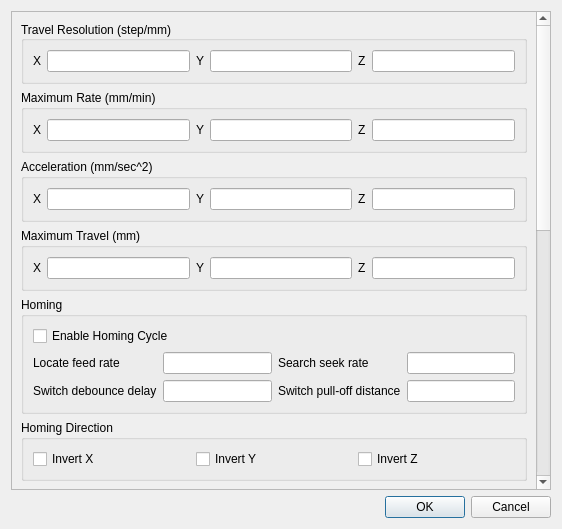
<?xml version="1.0" encoding="UTF-8"?>
<ui version="4.0">
 <class>frmConfig</class>
 <widget class="QDialog" name="frmConfig">
  <property name="geometry">
   <rect>
    <x>0</x>
    <y>0</y>
    <width>562</width>
    <height>529</height>
   </rect>
  </property>
  <property name="windowTitle">
   <string>Board Configuration</string>
  </property>
  <layout class="QVBoxLayout" name="verticalLayout">
   <item>
    <widget class="QScrollArea" name="scrollArea">
     <property name="widgetResizable">
      <bool>true</bool>
     </property>
     <widget class="QWidget" name="scrollAreaWidgetContents">
      <property name="geometry">
       <rect>
        <x>0</x>
        <y>-263</y>
        <width>528</width>
        <height>1141</height>
       </rect>
      </property>
      <layout class="QVBoxLayout" name="verticalLayout_2">
       <item>
        <widget class="GroupBox" name="grpSteps">
         <property name="toolTip">
          <string>Travel resolution in steps per millimeter</string>
         </property>
         <property name="toolTipDuration">
          <number>0</number>
         </property>
         <property name="whatsThis">
          <string/>
         </property>
         <property name="accessibleDescription">
          <string/>
         </property>
         <property name="autoFillBackground">
          <bool>false</bool>
         </property>
         <property name="title">
          <string>Travel Resolution (step/mm)</string>
         </property>
         <property name="alignment">
          <set>Qt::AlignLeading|Qt::AlignLeft|Qt::AlignVCenter</set>
         </property>
         <layout class="QHBoxLayout" name="horizontalLayout_2">
          <item>
           <widget class="QLabel" name="labelXStep">
            <property name="text">
             <string>X</string>
            </property>
           </widget>
          </item>
          <item>
           <widget class="QLineEdit" name="txtXStep"/>
          </item>
          <item>
           <widget class="QLabel" name="labelYStep">
            <property name="text">
             <string>Y</string>
            </property>
           </widget>
          </item>
          <item>
           <widget class="QLineEdit" name="txtYStep"/>
          </item>
          <item>
           <widget class="QLabel" name="labelZStep">
            <property name="text">
             <string>Z</string>
            </property>
           </widget>
          </item>
          <item>
           <widget class="QLineEdit" name="txtZStep"/>
          </item>
         </layout>
        </widget>
       </item>
       <item>
        <widget class="QGroupBox" name="grpRate">
         <property name="toolTip">
          <string>Maximum rate. Used as G0 rapid rate.</string>
         </property>
         <property name="toolTipDuration">
          <number>0</number>
         </property>
         <property name="title">
          <string>Maximum Rate (mm/min)</string>
         </property>
         <layout class="QHBoxLayout" name="horizontalLayout">
          <item>
           <widget class="QLabel" name="labelXRate">
            <property name="text">
             <string>X</string>
            </property>
           </widget>
          </item>
          <item>
           <widget class="QLineEdit" name="txtXRate">
            <property name="dragEnabled">
             <bool>false</bool>
            </property>
           </widget>
          </item>
          <item>
           <widget class="QLabel" name="labelYRate">
            <property name="text">
             <string>Y</string>
            </property>
           </widget>
          </item>
          <item>
           <widget class="QLineEdit" name="txtYRate"/>
          </item>
          <item>
           <widget class="QLabel" name="labelZRate">
            <property name="text">
             <string>Z</string>
            </property>
           </widget>
          </item>
          <item>
           <widget class="QLineEdit" name="txtZRate"/>
          </item>
         </layout>
        </widget>
       </item>
       <item>
        <widget class="QGroupBox" name="grpAccel">
         <property name="toolTip">
          <string>Used for motion planning to not exceed motor torque and lose steps.</string>
         </property>
         <property name="toolTipDuration">
          <number>0</number>
         </property>
         <property name="title">
          <string>Acceleration (mm/sec^2)</string>
         </property>
         <layout class="QHBoxLayout" name="horizontalLayout_3">
          <item>
           <widget class="QLabel" name="labelXAccel">
            <property name="text">
             <string>X</string>
            </property>
           </widget>
          </item>
          <item>
           <widget class="QLineEdit" name="txtXAccel"/>
          </item>
          <item>
           <widget class="QLabel" name="labelYAccel">
            <property name="text">
             <string>Y</string>
            </property>
           </widget>
          </item>
          <item>
           <widget class="QLineEdit" name="txtYAccel"/>
          </item>
          <item>
           <widget class="QLabel" name="labelZAccel">
            <property name="text">
             <string>Z</string>
            </property>
           </widget>
          </item>
          <item>
           <widget class="QLineEdit" name="txtZAccel"/>
          </item>
         </layout>
        </widget>
       </item>
       <item>
        <widget class="QGroupBox" name="grpMaxTrav">
         <property name="toolTip">
          <string>Maximum travel distance from homing switch. Determines valid machine space for soft-limits and homing search distances.</string>
         </property>
         <property name="title">
          <string>Maximum Travel (mm)</string>
         </property>
         <layout class="QHBoxLayout" name="horizontalLayout_4">
          <item>
           <widget class="QLabel" name="labelXMaxTrav">
            <property name="text">
             <string>X</string>
            </property>
           </widget>
          </item>
          <item>
           <widget class="QLineEdit" name="txtXMaxTrav"/>
          </item>
          <item>
           <widget class="QLabel" name="labelYMaxTrav">
            <property name="text">
             <string>Y</string>
            </property>
           </widget>
          </item>
          <item>
           <widget class="QLineEdit" name="txtYMaxTrav"/>
          </item>
          <item>
           <widget class="QLabel" name="labelZMaxTrav">
            <property name="text">
             <string>Z</string>
            </property>
           </widget>
          </item>
          <item>
           <widget class="QLineEdit" name="txtZMaxTrav"/>
          </item>
         </layout>
        </widget>
       </item>
       <item>
        <widget class="QGroupBox" name="grpHoming">
         <property name="title">
          <string>Homing</string>
         </property>
         <layout class="QGridLayout" name="gridLayout">
          <item row="2" column="0">
           <widget class="QLabel" name="labelFeedRate">
            <property name="toolTip">
             <string>(mm/min) Feed rate to slowly engage limit switch to determine its location accurately.</string>
            </property>
            <property name="toolTipDuration">
             <number>0</number>
            </property>
            <property name="text">
             <string>Locate feed rate</string>
            </property>
           </widget>
          </item>
          <item row="3" column="2">
           <widget class="QLabel" name="labelPullOff">
            <property name="toolTip">
             <string>(mm) Retract distance after triggering switch to disengage it. Homing will fail if switch isn't cleared.</string>
            </property>
            <property name="toolTipDuration">
             <number>0</number>
            </property>
            <property name="text">
             <string>Switch pull-off distance</string>
            </property>
           </widget>
          </item>
          <item row="3" column="0">
           <widget class="QLabel" name="labelDebounce">
            <property name="toolTip">
             <string>(ms) Sets a short delay between phases of homing cycle to let a switch debounce.</string>
            </property>
            <property name="toolTipDuration">
             <number>0</number>
            </property>
            <property name="text">
             <string>Switch debounce delay</string>
            </property>
           </widget>
          </item>
          <item row="2" column="5">
           <widget class="QLineEdit" name="txtSearchSeek"/>
          </item>
          <item row="3" column="1">
           <widget class="QLineEdit" name="txtSwitchDebounce"/>
          </item>
          <item row="2" column="1">
           <widget class="QLineEdit" name="txtLocateFeed"/>
          </item>
          <item row="2" column="2">
           <widget class="QLabel" name="labelSeekRate">
            <property name="toolTip">
             <string>(mm/min) Seek rate to quickly find the limit switch before the slower locating phase.</string>
            </property>
            <property name="toolTipDuration">
             <number>0</number>
            </property>
            <property name="text">
             <string>Search seek rate</string>
            </property>
           </widget>
          </item>
          <item row="3" column="5">
           <widget class="QLineEdit" name="txtSwitchPullOff"/>
          </item>
          <item row="1" column="0" colspan="3">
           <widget class="QCheckBox" name="cbHomingCycle">
            <property name="toolTip">
             <string>Enables homing cycle. Requires limit switches on all axes.</string>
            </property>
            <property name="toolTipDuration">
             <number>0</number>
            </property>
            <property name="layoutDirection">
             <enum>Qt::LeftToRight</enum>
            </property>
            <property name="text">
             <string>Enable Homing Cycle</string>
            </property>
           </widget>
          </item>
         </layout>
        </widget>
       </item>
       <item>
        <widget class="QGroupBox" name="grpHomeDir">
         <property name="toolTip">
          <string>Homing searches for a switch in the positive direction. Invert axes to search in negative direction.</string>
         </property>
         <property name="toolTipDuration">
          <number>0</number>
         </property>
         <property name="title">
          <string>Homing Direction</string>
         </property>
         <layout class="QHBoxLayout" name="horizontalLayout_5">
          <item>
           <widget class="QCheckBox" name="cbXHomeInv">
            <property name="layoutDirection">
             <enum>Qt::LeftToRight</enum>
            </property>
            <property name="text">
             <string>Invert X</string>
            </property>
           </widget>
          </item>
          <item>
           <widget class="QCheckBox" name="cbYHomeInv">
            <property name="text">
             <string>Invert Y</string>
            </property>
           </widget>
          </item>
          <item>
           <widget class="QCheckBox" name="cbZHomeInv">
            <property name="text">
             <string>Invert Z</string>
            </property>
           </widget>
          </item>
         </layout>
        </widget>
       </item>
       <item>
        <widget class="QGroupBox" name="grpSpindleLaser">
         <property name="title">
          <string>Spindle/Laser</string>
         </property>
         <layout class="QGridLayout" name="gridLayout_2">
          <item row="1" column="0">
           <widget class="QLabel" name="labelMaxSpindle">
            <property name="toolTip">
             <string>(RPM) Sets PWM to 100% duty cycle.</string>
            </property>
            <property name="toolTipDuration">
             <number>0</number>
            </property>
            <property name="text">
             <string>Max. spindle speed</string>
            </property>
           </widget>
          </item>
          <item row="1" column="3">
           <widget class="QLineEdit" name="txtMinSpindle"/>
          </item>
          <item row="1" column="2">
           <widget class="QLabel" name="labelMinSpindle">
            <property name="toolTip">
             <string>(RPM) Sets PWM to 0.4% or lowest duty cycle.</string>
            </property>
            <property name="toolTipDuration">
             <number>0</number>
            </property>
            <property name="text">
             <string>Min. spindle speed</string>
            </property>
           </widget>
          </item>
          <item row="0" column="0" colspan="4">
           <widget class="QCheckBox" name="cbLaser">
            <property name="toolTip">
             <string>Enables laser mode. Consecutive G1/2/3 commands will not halt when spindle speed is changed.</string>
            </property>
            <property name="toolTipDuration">
             <number>0</number>
            </property>
            <property name="text">
             <string>Laser-mode enable</string>
            </property>
           </widget>
          </item>
          <item row="1" column="1">
           <widget class="QLineEdit" name="txtMaxSpindle"/>
          </item>
         </layout>
        </widget>
       </item>
       <item>
        <widget class="QGroupBox" name="grpLimit">
         <property name="title">
          <string>Limits</string>
         </property>
         <layout class="QHBoxLayout" name="horizontalLayout_9">
          <item>
           <widget class="QCheckBox" name="cbSoftLimit">
            <property name="toolTip">
             <string>Checks within machine travel and sets alarm when exceeded. Requires homing.</string>
            </property>
            <property name="toolTipDuration">
             <number>0</number>
            </property>
            <property name="text">
             <string>Soft limits enable</string>
            </property>
           </widget>
          </item>
          <item>
           <widget class="QCheckBox" name="cbHardLimit">
            <property name="toolTip">
             <string>Immediately halts motion and throws an alarm when switch is triggered.</string>
            </property>
            <property name="toolTipDuration">
             <number>0</number>
            </property>
            <property name="text">
             <string>Hard limits enable</string>
            </property>
           </widget>
          </item>
         </layout>
        </widget>
       </item>
       <item>
        <widget class="QGroupBox" name="grpStep">
         <property name="title">
          <string>Step Timing Configuration</string>
         </property>
         <layout class="QHBoxLayout" name="horizontalLayout_6">
          <item>
           <widget class="QLabel" name="labelStepPulse">
            <property name="toolTip">
             <string>Sets time length per step. Minimum 3µsec.</string>
            </property>
            <property name="toolTipDuration">
             <number>0</number>
            </property>
            <property name="text">
             <string>Step pulse time (µs)</string>
            </property>
           </widget>
          </item>
          <item>
           <widget class="QLineEdit" name="txtStepPulse"/>
          </item>
          <item>
           <widget class="QLabel" name="labelStepIdle">
            <property name="toolTip">
             <string>Sets a short hold delay when stopping to let dynamics settle before disabling steppers. Value 255 keeps motors enabled with no delay.</string>
            </property>
            <property name="toolTipDuration">
             <number>0</number>
            </property>
            <property name="text">
             <string>Step idle delay (ms)</string>
            </property>
           </widget>
          </item>
          <item>
           <widget class="QLineEdit" name="txtStepIdle"/>
          </item>
         </layout>
        </widget>
       </item>
       <item>
        <widget class="QGroupBox" name="grpInv">
         <property name="title">
          <string>Invert Configuration</string>
         </property>
         <layout class="QGridLayout" name="gridLayout_3">
          <item row="2" column="0">
           <widget class="QCheckBox" name="cbStepEnableInv">
            <property name="toolTip">
             <string>Inverts the stepper driver enable pin signal.</string>
            </property>
            <property name="toolTipDuration">
             <number>0</number>
            </property>
            <property name="text">
             <string>Invert step enable pin</string>
            </property>
           </widget>
          </item>
          <item row="2" column="1">
           <widget class="QCheckBox" name="cbLimitInv">
            <property name="toolTip">
             <string>Inverts the all of the limit input pins.</string>
            </property>
            <property name="toolTipDuration">
             <number>0</number>
            </property>
            <property name="text">
             <string>Invert limit pins</string>
            </property>
           </widget>
          </item>
          <item row="2" column="2">
           <widget class="QCheckBox" name="cbProbeInv">
            <property name="toolTip">
             <string>Inverts the probe input pin signal.</string>
            </property>
            <property name="toolTipDuration">
             <number>0</number>
            </property>
            <property name="text">
             <string>Invert probe pin</string>
            </property>
           </widget>
          </item>
          <item row="1" column="0" colspan="3">
           <widget class="QGroupBox" name="grpStepDirInv">
            <property name="toolTip">
             <string>Inverts the direction signal.</string>
            </property>
            <property name="toolTipDuration">
             <number>0</number>
            </property>
            <property name="title">
             <string>Step Direction Invert</string>
            </property>
            <layout class="QHBoxLayout" name="horizontalLayout_8">
             <item>
              <widget class="QCheckBox" name="cbXStepDirInv">
               <property name="text">
                <string>X</string>
               </property>
              </widget>
             </item>
             <item>
              <widget class="QCheckBox" name="cbYStepDirInv">
               <property name="text">
                <string>Y</string>
               </property>
              </widget>
             </item>
             <item>
              <widget class="QCheckBox" name="cbZStepDirInv">
               <property name="text">
                <string>Z</string>
               </property>
              </widget>
             </item>
            </layout>
           </widget>
          </item>
          <item row="0" column="0" colspan="3">
           <widget class="QGroupBox" name="grpStepPulseInv">
            <property name="toolTip">
             <string>Inverts the step signal.</string>
            </property>
            <property name="toolTipDuration">
             <number>0</number>
            </property>
            <property name="title">
             <string>Step Pulse Invert</string>
            </property>
            <layout class="QHBoxLayout" name="horizontalLayout_7">
             <item>
              <widget class="QCheckBox" name="cbXStepPulseInv">
               <property name="text">
                <string>X</string>
               </property>
              </widget>
             </item>
             <item>
              <widget class="QCheckBox" name="cbYStepPulseInv">
               <property name="text">
                <string>Y</string>
               </property>
              </widget>
             </item>
             <item>
              <widget class="QCheckBox" name="cbZStepPulseInv">
               <property name="text">
                <string>Z</string>
               </property>
              </widget>
             </item>
            </layout>
           </widget>
          </item>
         </layout>
        </widget>
       </item>
       <item>
        <widget class="QGroupBox" name="grpTol">
         <property name="title">
          <string>Tolerance Configuration (mm)</string>
         </property>
         <layout class="QHBoxLayout" name="horizontalLayout_11">
          <item>
           <widget class="QLabel" name="labelJunc">
            <property name="toolTip">
             <string>Sets how fast to travel through consecutive motions. Lower value slows it down.</string>
            </property>
            <property name="toolTipDuration">
             <number>0</number>
            </property>
            <property name="text">
             <string>Junction deviation</string>
            </property>
           </widget>
          </item>
          <item>
           <widget class="QLineEdit" name="txtJunc"/>
          </item>
          <item>
           <widget class="QLabel" name="labelArc">
            <property name="toolTip">
             <string>Sets the G2 and G3 arc tracing accuracy based on radial error. Beware: A very small value may effect performance.</string>
            </property>
            <property name="toolTipDuration">
             <number>0</number>
            </property>
            <property name="text">
             <string>Arc tolerance</string>
            </property>
           </widget>
          </item>
          <item>
           <widget class="QLineEdit" name="txtArc"/>
          </item>
         </layout>
        </widget>
       </item>
       <item>
        <widget class="QGroupBox" name="grpReport">
         <property name="title">
          <string>Report Configuration</string>
         </property>
         <layout class="QHBoxLayout" name="horizontalLayout_10">
          <item>
           <widget class="QLabel" name="labelStatus">
            <property name="toolTip">
             <string>Alters data included in status report.</string>
            </property>
            <property name="toolTipDuration">
             <number>0</number>
            </property>
            <property name="text">
             <string>Status Report</string>
            </property>
           </widget>
          </item>
          <item>
           <widget class="QComboBox" name="comboBoxStatus">
            <property name="currentText">
             <string>Machine Position</string>
            </property>
            <property name="currentIndex">
             <number>1</number>
            </property>
            <item>
             <property name="text">
              <string>Work Position</string>
             </property>
            </item>
            <item>
             <property name="text">
              <string>Machine Position</string>
             </property>
            </item>
            <item>
             <property name="text">
              <string>Buffered Data</string>
             </property>
            </item>
           </widget>
          </item>
          <item>
           <widget class="QCheckBox" name="cbInch">
            <property name="toolTip">
             <string>Enables inch units when returning any position and rate value that is not a settings value.</string>
            </property>
            <property name="toolTipDuration">
             <number>0</number>
            </property>
            <property name="text">
             <string>Report in inches</string>
            </property>
           </widget>
          </item>
         </layout>
        </widget>
       </item>
      </layout>
     </widget>
    </widget>
   </item>
   <item>
    <widget class="QDialogButtonBox" name="buttonBox">
     <property name="orientation">
      <enum>Qt::Horizontal</enum>
     </property>
     <property name="standardButtons">
      <set>QDialogButtonBox::Cancel|QDialogButtonBox::Ok</set>
     </property>
    </widget>
   </item>
  </layout>
 </widget>
 <customwidgets>
  <customwidget>
   <class>GroupBox</class>
   <extends>QGroupBox</extends>
   <header location="global">widgets/groupbox.h</header>
   <container>1</container>
  </customwidget>
 </customwidgets>
 <tabstops>
  <tabstop>txtXStep</tabstop>
  <tabstop>txtYStep</tabstop>
  <tabstop>txtZStep</tabstop>
  <tabstop>txtXRate</tabstop>
  <tabstop>txtYRate</tabstop>
  <tabstop>txtZRate</tabstop>
  <tabstop>txtXAccel</tabstop>
  <tabstop>txtYAccel</tabstop>
  <tabstop>txtZAccel</tabstop>
  <tabstop>txtXMaxTrav</tabstop>
  <tabstop>txtYMaxTrav</tabstop>
  <tabstop>txtZMaxTrav</tabstop>
  <tabstop>cbHomingCycle</tabstop>
  <tabstop>txtLocateFeed</tabstop>
  <tabstop>txtSearchSeek</tabstop>
  <tabstop>txtSwitchDebounce</tabstop>
  <tabstop>txtSwitchPullOff</tabstop>
  <tabstop>cbXHomeInv</tabstop>
  <tabstop>cbYHomeInv</tabstop>
  <tabstop>cbZHomeInv</tabstop>
 </tabstops>
 <resources/>
 <connections>
  <connection>
   <sender>buttonBox</sender>
   <signal>accepted()</signal>
   <receiver>frmConfig</receiver>
   <slot>accept()</slot>
   <hints>
    <hint type="sourcelabel">
     <x>257</x>
     <y>519</y>
    </hint>
    <hint type="destinationlabel">
     <x>157</x>
     <y>274</y>
    </hint>
   </hints>
  </connection>
  <connection>
   <sender>buttonBox</sender>
   <signal>rejected()</signal>
   <receiver>frmConfig</receiver>
   <slot>reject()</slot>
   <hints>
    <hint type="sourcelabel">
     <x>325</x>
     <y>519</y>
    </hint>
    <hint type="destinationlabel">
     <x>286</x>
     <y>274</y>
    </hint>
   </hints>
  </connection>
 </connections>
 <slots>
  <slot>test()</slot>
 </slots>
</ui>
